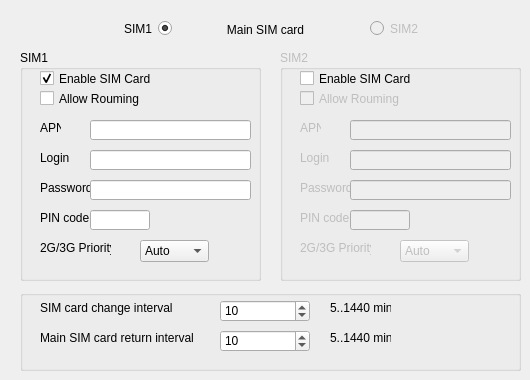
    <widget class="QWidget" name="tab">
     <attribute name="title">
      <string>SIM Card</string>
     </attribute>
     <widget class="QRadioButton" name="radioSIM1">
      <property name="geometry">
       <rect>
        <x>90</x>
        <y>20</y>
        <width>82</width>
        <height>17</height>
       </rect>
      </property>
      <property name="layoutDirection">
       <enum>Qt::RightToLeft</enum>
      </property>
      <property name="text">
       <string>SIM1</string>
      </property>
      <property name="checked">
       <bool>true</bool>
      </property>
     </widget>
     <widget class="QRadioButton" name="radioSIM2">
      <property name="enabled">
       <bool>false</bool>
      </property>
      <property name="geometry">
       <rect>
        <x>370</x>
        <y>20</y>
        <width>82</width>
        <height>17</height>
       </rect>
      </property>
      <property name="text">
       <string>SIM2</string>
      </property>
     </widget>
     <widget class="QLabel" name="label_20">
      <property name="geometry">
       <rect>
        <x>210</x>
        <y>20</y>
        <width>111</width>
        <height>20</height>
       </rect>
      </property>
      <property name="text">
       <string>Main SIM card</string>
      </property>
      <property name="alignment">
       <set>Qt::AlignCenter</set>
      </property>
     </widget>
     <widget class="QGroupBox" name="groupSIM1">
      <property name="geometry">
       <rect>
        <x>20</x>
        <y>50</y>
        <width>241</width>
        <height>231</height>
       </rect>
      </property>
      <property name="title">
       <string>SIM1</string>
      </property>
      <widget class="QCheckBox" name="chkROA1">
       <property name="geometry">
        <rect>
         <x>20</x>
         <y>40</y>
         <width>111</width>
         <height>17</height>
        </rect>
       </property>
       <property name="text">
        <string>Allow Rouming</string>
       </property>
      </widget>
      <widget class="QLabel" name="label_21">
       <property name="geometry">
        <rect>
         <x>20</x>
         <y>70</y>
         <width>21</width>
         <height>16</height>
        </rect>
       </property>
       <property name="text">
        <string>APN</string>
       </property>
      </widget>
      <widget class="QLabel" name="label_22">
       <property name="geometry">
        <rect>
         <x>20</x>
         <y>100</y>
         <width>31</width>
         <height>16</height>
        </rect>
       </property>
       <property name="text">
        <string>Login</string>
       </property>
      </widget>
      <widget class="QLabel" name="label_23">
       <property name="geometry">
        <rect>
         <x>20</x>
         <y>130</y>
         <width>51</width>
         <height>16</height>
        </rect>
       </property>
       <property name="text">
        <string>Password</string>
       </property>
      </widget>
      <widget class="QLabel" name="label_24">
       <property name="geometry">
        <rect>
         <x>20</x>
         <y>160</y>
         <width>51</width>
         <height>16</height>
        </rect>
       </property>
       <property name="text">
        <string>PIN code</string>
       </property>
      </widget>
      <widget class="QLabel" name="label_25">
       <property name="geometry">
        <rect>
         <x>20</x>
         <y>190</y>
         <width>71</width>
         <height>16</height>
        </rect>
       </property>
       <property name="text">
        <string>2G/3G Priority</string>
       </property>
      </widget>
      <widget class="QLineEdit" name="txtAPN1">
       <property name="geometry">
        <rect>
         <x>70</x>
         <y>70</y>
         <width>161</width>
         <height>20</height>
        </rect>
       </property>
       <property name="maxLength">
        <number>25</number>
       </property>
      </widget>
      <widget class="QLineEdit" name="txtLOG1">
       <property name="geometry">
        <rect>
         <x>70</x>
         <y>100</y>
         <width>161</width>
         <height>20</height>
        </rect>
       </property>
       <property name="maxLength">
        <number>25</number>
       </property>
      </widget>
      <widget class="QLineEdit" name="txtPSW1">
       <property name="geometry">
        <rect>
         <x>70</x>
         <y>130</y>
         <width>161</width>
         <height>20</height>
        </rect>
       </property>
       <property name="maxLength">
        <number>25</number>
       </property>
      </widget>
      <widget class="QLineEdit" name="txtPIN1">
       <property name="geometry">
        <rect>
         <x>70</x>
         <y>160</y>
         <width>60</width>
         <height>20</height>
        </rect>
       </property>
       <property name="inputMethodHints">
        <set>Qt::ImhDigitsOnly</set>
       </property>
       <property name="text">
        <string/>
       </property>
       <property name="maxLength">
        <number>4</number>
       </property>
      </widget>
      <widget class="QComboBox" name="NET1">
       <property name="geometry">
        <rect>
         <x>120</x>
         <y>190</y>
         <width>69</width>
         <height>22</height>
        </rect>
       </property>
       <item>
        <property name="text">
         <string>Auto</string>
        </property>
       </item>
       <item>
        <property name="text">
         <string>2G</string>
        </property>
       </item>
       <item>
        <property name="text">
         <string>3G</string>
        </property>
       </item>
      </widget>
     </widget>
     <widget class="QGroupBox" name="groupSIM2">
      <property name="enabled">
       <bool>false</bool>
      </property>
      <property name="geometry">
       <rect>
        <x>280</x>
        <y>50</y>
        <width>241</width>
        <height>231</height>
       </rect>
      </property>
      <property name="title">
       <string>SIM2</string>
      </property>
      <property name="flat">
       <bool>false</bool>
      </property>
      <widget class="QCheckBox" name="chkROA2">
       <property name="geometry">
        <rect>
         <x>20</x>
         <y>40</y>
         <width>111</width>
         <height>17</height>
        </rect>
       </property>
       <property name="text">
        <string>Allow Rouming</string>
       </property>
      </widget>
      <widget class="QLabel" name="label_35">
       <property name="geometry">
        <rect>
         <x>20</x>
         <y>70</y>
         <width>21</width>
         <height>16</height>
        </rect>
       </property>
       <property name="text">
        <string>APN</string>
       </property>
      </widget>
      <widget class="QLabel" name="label_36">
       <property name="geometry">
        <rect>
         <x>20</x>
         <y>100</y>
         <width>31</width>
         <height>16</height>
        </rect>
       </property>
       <property name="text">
        <string>Login</string>
       </property>
      </widget>
      <widget class="QLabel" name="label_37">
       <property name="geometry">
        <rect>
         <x>20</x>
         <y>130</y>
         <width>51</width>
         <height>16</height>
        </rect>
       </property>
       <property name="text">
        <string>Password</string>
       </property>
      </widget>
      <widget class="QLabel" name="label_38">
       <property name="geometry">
        <rect>
         <x>20</x>
         <y>160</y>
         <width>51</width>
         <height>16</height>
        </rect>
       </property>
       <property name="text">
        <string>PIN code</string>
       </property>
      </widget>
      <widget class="QLabel" name="label_39">
       <property name="geometry">
        <rect>
         <x>20</x>
         <y>190</y>
         <width>71</width>
         <height>16</height>
        </rect>
       </property>
       <property name="text">
        <string>2G/3G Priority</string>
       </property>
      </widget>
      <widget class="QLineEdit" name="txtAPN2">
       <property name="geometry">
        <rect>
         <x>70</x>
         <y>70</y>
         <width>161</width>
         <height>20</height>
        </rect>
       </property>
       <property name="maxLength">
        <number>25</number>
       </property>
      </widget>
      <widget class="QLineEdit" name="txtLOG2">
       <property name="geometry">
        <rect>
         <x>70</x>
         <y>100</y>
         <width>161</width>
         <height>20</height>
        </rect>
       </property>
       <property name="maxLength">
        <number>25</number>
       </property>
      </widget>
      <widget class="QLineEdit" name="txtPSW2">
       <property name="geometry">
        <rect>
         <x>70</x>
         <y>130</y>
         <width>161</width>
         <height>20</height>
        </rect>
       </property>
       <property name="maxLength">
        <number>25</number>
       </property>
      </widget>
      <widget class="QLineEdit" name="txtPIN2">
       <property name="geometry">
        <rect>
         <x>70</x>
         <y>160</y>
         <width>60</width>
         <height>20</height>
        </rect>
       </property>
       <property name="inputMethodHints">
        <set>Qt::ImhDigitsOnly</set>
       </property>
       <property name="maxLength">
        <number>4</number>
       </property>
      </widget>
      <widget class="QComboBox" name="NET2">
       <property name="geometry">
        <rect>
         <x>120</x>
         <y>190</y>
         <width>69</width>
         <height>22</height>
        </rect>
       </property>
       <item>
        <property name="text">
         <string>Auto</string>
        </property>
       </item>
       <item>
        <property name="text">
         <string>2G</string>
        </property>
       </item>
       <item>
        <property name="text">
         <string>3G</string>
        </property>
       </item>
      </widget>
     </widget>
     <widget class="QGroupBox" name="groupBox_13">
      <property name="geometry">
       <rect>
        <x>20</x>
        <y>290</y>
        <width>501</width>
        <height>81</height>
       </rect>
      </property>
      <property name="title">
       <string/>
      </property>
      <widget class="QLabel" name="label_42">
       <property name="geometry">
        <rect>
         <x>20</x>
         <y>10</y>
         <width>161</width>
         <height>16</height>
        </rect>
       </property>
       <property name="text">
        <string>SIM card change interval</string>
       </property>
      </widget>
      <widget class="QLabel" name="label_43">
       <property name="geometry">
        <rect>
         <x>20</x>
         <y>40</y>
         <width>161</width>
         <height>16</height>
        </rect>
       </property>
       <property name="text">
        <string>Main SIM card return interval</string>
       </property>
      </widget>
      <widget class="QLabel" name="label_45">
       <property name="geometry">
        <rect>
         <x>310</x>
         <y>10</y>
         <width>61</width>
         <height>16</height>
        </rect>
       </property>
       <property name="text">
        <string>5..1440 min</string>
       </property>
      </widget>
      <widget class="QLabel" name="label_46">
       <property name="geometry">
        <rect>
         <x>310</x>
         <y>40</y>
         <width>61</width>
         <height>16</height>
        </rect>
       </property>
       <property name="text">
        <string>5..1440 min</string>
       </property>
      </widget>
      <widget class="QSpinBox" name="txtSIMSwapInterval">
       <property name="geometry">
        <rect>
         <x>200</x>
         <y>10</y>
         <width>90</width>
         <height>22</height>
        </rect>
       </property>
       <property name="minimum">
        <number>5</number>
       </property>
       <property name="maximum">
        <number>1440</number>
       </property>
       <property name="value">
        <number>10</number>
       </property>
      </widget>
      <widget class="QSpinBox" name="txtRMNS">
       <property name="geometry">
        <rect>
         <x>200</x>
         <y>40</y>
         <width>90</width>
         <height>22</height>
        </rect>
       </property>
       <property name="minimum">
        <number>5</number>
       </property>
       <property name="maximum">
        <number>1440</number>
       </property>
       <property name="value">
        <number>10</number>
       </property>
      </widget>
     </widget>
     <widget class="QCheckBox" name="chkSIM1Enable">
      <property name="enabled">
       <bool>true</bool>
      </property>
      <property name="geometry">
       <rect>
        <x>40</x>
        <y>70</y>
        <width>111</width>
        <height>17</height>
       </rect>
      </property>
      <property name="text">
       <string>Enable SIM Card</string>
      </property>
      <property name="checked">
       <bool>true</bool>
      </property>
     </widget>
     <widget class="QCheckBox" name="chkSIM2Enable">
      <property name="enabled">
       <bool>true</bool>
      </property>
      <property name="geometry">
       <rect>
        <x>300</x>
        <y>70</y>
        <width>111</width>
        <height>17</height>
       </rect>
      </property>
      <property name="text">
       <string>Enable SIM Card</string>
      </property>
     </widget>
    </widget>
